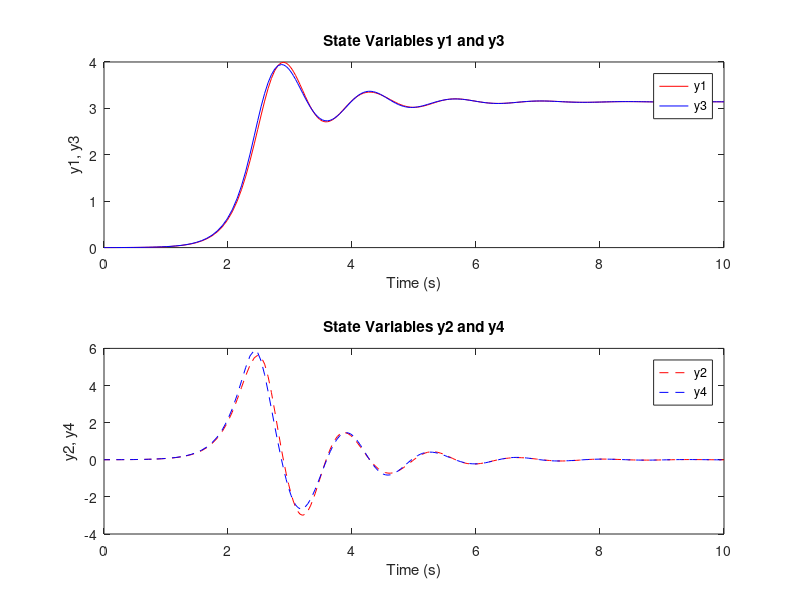

This figure's MATLAB source:
clc;

% Γνωστές παράμετροι
J1 = 0.5;
J2 = 0.625;
m1 = 2; 
m2 = 2.5;
g = 9.81; 
r = 0.5; 
d = 0.5;
l = 0.5;
k = 150; 
b = 1;
sigma0 = 1;
sigma1 = 1;
sigma2 = 1;
theta_s_dot = 0.1;
Ts = 2;
Tc = 1;
Lambda_1=1/J1;
Lambda_2=1/J2;
a1 = m1 * g * r;
a2 = -0.5 * k * r;
a3 = -0.5 * b * r;
a4 = m2 * g * r;
a5 = 0.5 * k * r;
a6 = 0.5 * b * r;

x = @(y1, y3) sqrt(d^2 + d*r*(sin(y1)-sin(y3)) + (r^2)*(1 - cos(y3-y1))/2);
numerator = @(y1, y3) (r/2) * (cos(y3) - cos(y3)); % Αριθμητής
denominator = @(y1, y3) d + (r/2) * (sin(y3) - sin(y3)); % Παρονομαστής
theta = @(y1, y3) atan(numerator(y1, y3) / denominator(y1, y3)); % Υπολογισμός θ
numerator1 = @(y1, y2, y3, y4) (cos(y1)*y2 - cos(y3)*y4)*d*r + 0.5*(r^2)*sin(y3-y1)*(y4-y2);
denominator1 = @(y1, y3) 2*x(y1, y3);
xdot = @(y1, y2, y3, y4) numerator1(y1, y2, y3, y4) / denominator1(y1, y3);

% Define functions for friction
tau_1_dot = @(y2, y5) y2 - (sigma0 * abs(y2) / (Tc + (Ts - Tc) * exp(-abs(y2) / theta_s_dot))) * y5;
tau_2_dot = @(y4, y7) y4 - (sigma0 * abs(y4) / (Tc + (Ts - Tc) * exp(-abs(y4) / theta_s_dot))) * y7;


T1 = @(y5, y6, y2) sigma0 * y5 + sigma1 * y6 + sigma2 * y2;
T2 = @(y7, y8, y4) sigma0 * y7 + sigma1 * y8 + sigma2 * y4;

f1 = @(y1) sin(y1);                  
f2 = @(y1, y3) (x(y1, y3) - l) * cos(y1 - theta(y1, y3));                
f3 = @(y1, y2, y3, y4) xdot(y1, y2, y3, y4) * cos(y1 - theta(y1, y3));
f4 = @(y3) sin(y3);                  
f5 = @(y1, y3) (x(y1, y3) - l) * cos(y3 - theta(y1, y3));                
f6 = @(y1, y2, y3, y4) xdot(y1, y2, y3, y4) * cos(y3 - theta(y1, y3));

dydt = @(t, y) [
    y(2); % dy1/dt
    Lambda_1*( a1 * f1(y(1)) + a2 * f2(y(1), y(3)) + a3 * f3(y(1), y(2), y(3), y(4)) - T1(y(5), y(6), y(2)));
    y(4); % dy3/dt
    Lambda_2 * (a4 * f4(y(3)) + a5 * f5(y(1), y(3)) + a6 * f6(y(1), y(2), y(3), y(4)) - T2(y(7),  y(8), y(4)));
    tau_1_dot(y(2), y(5)); % dτ1/dt
    y(6);
    tau_1_dot(y(4), y(7)); % dτ2/dt
    y(8);
];

% Initial conditions
y0 = [0.001; 0; 0.001; 0; 0; 0; 0; 0]; % [y1, y2, y3, y4, τ1, τ2]

% Time span
tspan = [0, 10];

% Solve ODE
[t, y] = ode45(dydt, tspan, y0);

% Plot results
figure;
subplot(2, 1, 1);
plot(t, y(:, 1), 'r', t, y(:, 3), 'b');
title('State Variables y1 and y3');
xlabel('Time (s)');
ylabel('y1, y3');
legend('y1', 'y3');

subplot(2, 1, 2);
plot(t, y(:, 2), 'r--', t, y(:, 4), 'b--');
title('State Variables y2 and y4');
xlabel('Time (s)');
ylabel('y2, y4');
legend('y2', 'y4');


